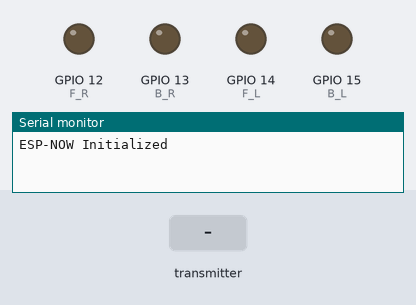
A sketch run on a simulated ESP32. Shown: output pins drawn as LEDs (lit = HIGH), the last lines printed to the serial monitor. The test bench sets the inputs (shaded band).

Above: at 1.2 s.
1.3 s: the transmitter starts sending command = FORWARD
At 2.5 s:
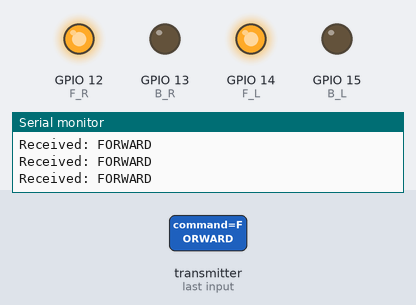
2.8 s: the transmitter starts sending command = BACKWARD
At 3.7 s:
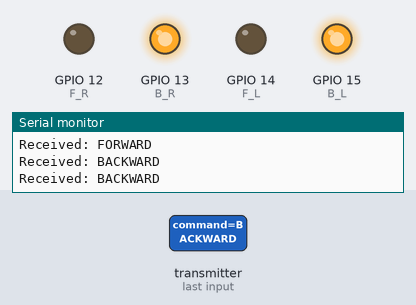
4.3 s: the transmitter starts sending command = RIGHT
At 4.9 s:
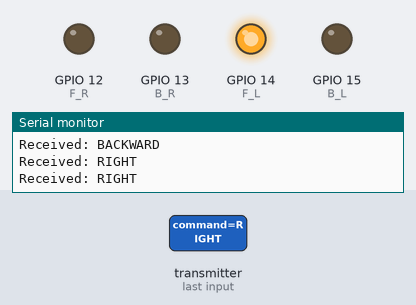
5.8 s: the transmitter starts sending command = LEFT
At 6.1 s:
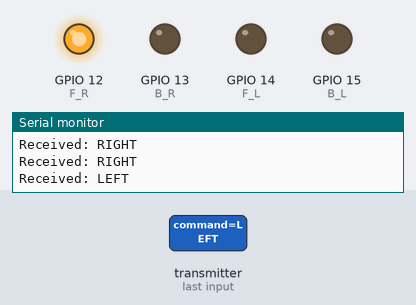
Timing chart, 0 to 8.3 s (numbered marks = the images above; inputs shaded):
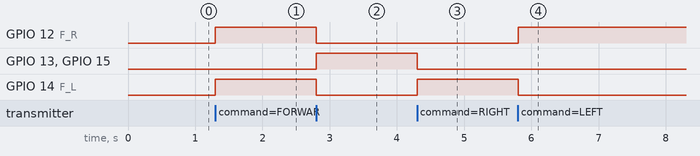

Measured:
- after the input at 1.3 s, GPIO 12 (F_R), GPIO 14 (F_L): LOW → HIGH at once
- after the input at 2.8 s, GPIO 12 (F_R), GPIO 14 (F_L): HIGH → LOW at once; GPIO 13 (B_R), GPIO 15 (B_L): LOW → HIGH at once
- after the input at 4.3 s, GPIO 13 (B_R), GPIO 15 (B_L): HIGH → LOW at once; GPIO 14 (F_L): LOW → HIGH at once
- after the input at 5.8 s, GPIO 12 (F_R): LOW → HIGH at once; GPIO 14 (F_L): HIGH → LOW at once

The sketch:

receiver.ino
```cpp
#include <esp_now.h>
#include <WiFi.h>

int EN1 = 5;
int EN2 = 18;
int F_R = 12;
int F_L = 14;
int B_R = 13;
int B_L = 15;
int speed = 150;

typedef struct message {
  char command[10];
} message;

message DATA;

void forward() {
  digitalWrite(F_R, HIGH);
  digitalWrite(F_L, HIGH);
  digitalWrite(B_R, LOW);
  digitalWrite(B_L, LOW);
}

void backward() {
  digitalWrite(F_R, LOW);
  digitalWrite(F_L, LOW);
  digitalWrite(B_R, HIGH);
  digitalWrite(B_L, HIGH);
}

void right() {
  digitalWrite(F_L, HIGH);
  digitalWrite(B_L, LOW);
  digitalWrite(F_R, LOW);
  digitalWrite(B_R, LOW);
}

void left() {
  digitalWrite(F_L, LOW);
  digitalWrite(B_L, LOW);
  digitalWrite(F_R, HIGH);
  digitalWrite(B_R, LOW);
}

void stop() {
  digitalWrite(F_R, LOW);
  digitalWrite(F_L, LOW);
  digitalWrite(B_R, LOW);
  digitalWrite(B_L, LOW);
}

void REC_DATA(const esp_now_recv_info *mac, const unsigned char *incomingData, int len) {
  memcpy(&DATA, incomingData, sizeof(DATA));
  Serial.print("Received: ");
  Serial.println(DATA.command);
}

void setup() {
  Serial.begin(115200);
  WiFi.mode(WIFI_STA);

  pinMode(F_R, OUTPUT);
  pinMode(F_L, OUTPUT);
  pinMode(B_R, OUTPUT);
  pinMode(B_L, OUTPUT);

  if (esp_now_init() == ESP_OK) {
    Serial.println("ESP-NOW Initialized");
  }

  esp_now_register_recv_cb(REC_DATA);
}

void loop() {
  if (strcmp(DATA.command, "FORWARD") == 0) forward();
  else if (strcmp(DATA.command, "BACKWARD") == 0) backward();
  else if (strcmp(DATA.command, "RIGHT") == 0) right();
  else if (strcmp(DATA.command, "LEFT") == 0) left();
  else stop();

  delay(100);
}
```
